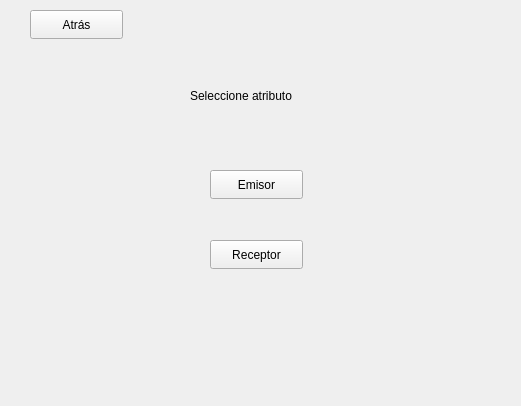
<?xml version="1.0" encoding="UTF-8"?>
<ui version="4.0">
 <class>busquedaContiene</class>
 <widget class="QWidget" name="busquedaContiene">
  <property name="geometry">
   <rect>
    <x>0</x>
    <y>0</y>
    <width>521</width>
    <height>406</height>
   </rect>
  </property>
  <property name="windowTitle">
   <string>Form</string>
  </property>
  <widget class="QPushButton" name="btn_atras">
   <property name="geometry">
    <rect>
     <x>30</x>
     <y>10</y>
     <width>93</width>
     <height>29</height>
    </rect>
   </property>
   <property name="text">
    <string>Atrás</string>
   </property>
  </widget>
  <widget class="QPushButton" name="btn_emisor">
   <property name="geometry">
    <rect>
     <x>210</x>
     <y>170</y>
     <width>93</width>
     <height>29</height>
    </rect>
   </property>
   <property name="text">
    <string>Emisor</string>
   </property>
  </widget>
  <widget class="QPushButton" name="btn_receptor">
   <property name="geometry">
    <rect>
     <x>210</x>
     <y>240</y>
     <width>93</width>
     <height>29</height>
    </rect>
   </property>
   <property name="text">
    <string>Receptor</string>
   </property>
  </widget>
  <widget class="QLabel" name="label">
   <property name="geometry">
    <rect>
     <x>190</x>
     <y>80</y>
     <width>131</width>
     <height>31</height>
    </rect>
   </property>
   <property name="text">
    <string>Seleccione atributo</string>
   </property>
  </widget>
 </widget>
 <resources/>
 <connections/>
</ui>
